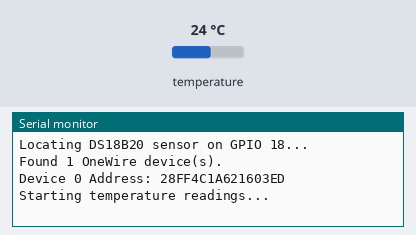
A sketch run on a simulated ESP32. On the bench: the last lines printed to the serial monitor. The test bench sets the inputs (shaded band); at power-on: temperature 24 °C.

Above: at 2.2 s.
2.3 s: temperature set to 12 °C
At 4.3 s:
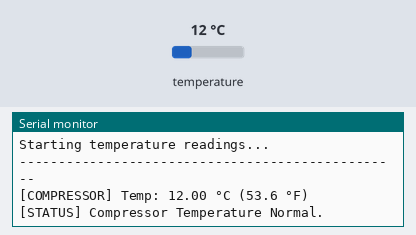
5.1 s: temperature set to 19 °C
At 8.0 s:
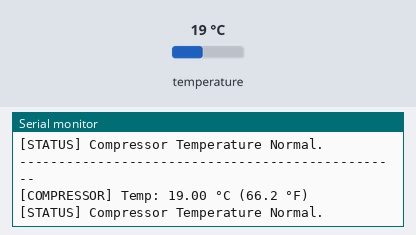

The sketch:

02_test_ds18b20.ino
```cpp
/*
 * =====================================================================================
 * PROJECT: Digital Twin for Predictive Maintenance of Air Conditioner
 * MODULE : Step 1.2 - DS18B20 Waterproof Temperature Sensor Test (Compressor Temp)
 * =====================================================================================
 * WIRING:
 *   DS18B20 Sensor (Standard 3-wire: Red/VCC, Black/GND, Yellow/DATA):
 *     - RED (VCC)    -> ESP32 3.3V
 *     - BLACK (GND)  -> ESP32 GND
 *     - YELLOW (DATA)-> ESP32 GPIO 18 (D18)
 *     - RESISTOR     -> Connect 10k ohm (or 4.7k ohm) resistor BETWEEN DATA (Yellow)
 *                       and 3.3V (Red) as a PULL-UP resistor! (CRITICAL)
 *
 * REQUIRED ARDUINO LIBRARIES:
 *   1. "OneWire" by Jim Studt, Tom Pollard, Robin Bliss, Paul Stoffregen
 *   2. "DallasTemperature" by Miles Burton
 * =====================================================================================
 */

#include <OneWire.h>
#include <DallasTemperature.h>

#define ONE_WIRE_BUS 18 // GPIO 18 for DS18B20 Data Line

// Setup a oneWire instance to communicate with any OneWire devices
OneWire oneWire(ONE_WIRE_BUS);

// Pass our oneWire reference to Dallas Temperature sensor
DallasTemperature sensors(&oneWire);

// Device address storage
DeviceAddress compressorThermometer;

void setup() {
  Serial.begin(115200);
  delay(1000);

  Serial.println("=================================================");
  Serial.println("   AC DIGITAL TWIN - DS18B20 COMPRESSOR TEMP     ");
  Serial.println("=================================================");
  Serial.println("Locating DS18B20 sensor on GPIO 18...");

  sensors.begin();

  int deviceCount = sensors.getDeviceCount();
  Serial.print("Found ");
  Serial.print(deviceCount);
  Serial.println(" OneWire device(s).");

  if (deviceCount == 0) {
    Serial.println("[WARNING] No DS18B20 detected!");
    Serial.println("          1. Check that DATA is on GPIO 18.");
    Serial.println("          2. Ensure 10k/4.7k ohm pull-up resistor is between DATA & 3.3V.");
  } else {
    if (sensors.getAddress(compressorThermometer, 0)) {
      Serial.print("Device 0 Address: ");
      for (uint8_t i = 0; i < 8; i++) {
        if (compressorThermometer[i] < 16) Serial.print("0");
        Serial.print(compressorThermometer[i], HEX);
      }
      Serial.println();
      sensors.setResolution(compressorThermometer, 11); // 11-bit resolution (0.125°C step, ~375ms conversion)
    }
  }
  Serial.println("\nStarting temperature readings...\n");
}

void loop() {
  delay(1500);

  sensors.requestTemperatures(); // Send the command to get temperatures
  float compTemp = sensors.getTempCByIndex(0);

  Serial.println("-------------------------------------------------");
  // Check for error codes
  if (compTemp == DEVICE_DISCONNECTED_C || compTemp == -127.00) {
    Serial.println("[ERROR] DS18B20 Disconnected or reading -127.00 °C!");
    Serial.println("        Verify the 10k ohm pull-up resistor between GPIO 18 and 3.3V.");
  } else if (compTemp == 85.00) {
    Serial.println("[WARNING] Reading 85.00 °C (Power-on reset default before read completed).");
  } else {
    Serial.print("[COMPRESSOR] Temp: ");
    Serial.print(compTemp, 2);
    Serial.print(" °C (");
    Serial.print((compTemp * 9.0 / 5.0) + 32.0, 1);
    Serial.println(" °F)");

    // Threshold indicator
    if (compTemp > 65.0) {
      Serial.println("[ALERT] Compressor High Temperature Warning!");
    } else if (compTemp > 75.0) {
      Serial.println("[CRITICAL] Compressor Overheating Danger!");
    } else {
      Serial.println("[STATUS] Compressor Temperature Normal.");
    }
  }
}
```

Measured:
- after the input at 2.3 s, the serial monitor: prints a new line after 0.63 s (image 1)
- after the input at 5.1 s, the serial monitor: prints a new line after 1.6 s (image 2)
